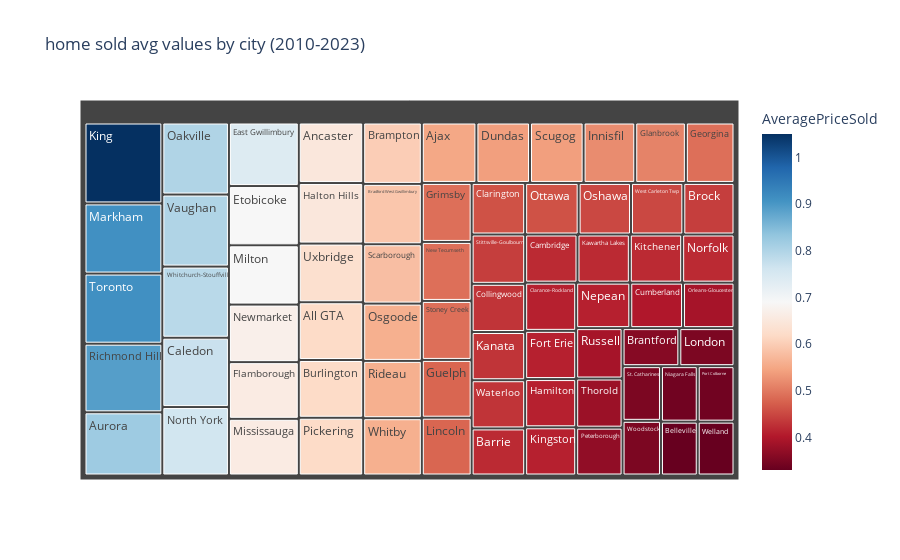

The cell this chart's notebook holds for it:
### Code cell
#creating Treemap visulization to find the most expensive city with highest avg house values
fig = px.treemap(max_avg_price_by_year, 
                 path=['MunicipalityName'],                    # Hierarchical path
                 values='AveragePriceSold',                    # Values to map
                 color='AveragePriceSold',                     # Color based on values
                 hover_data=['AveragePriceSold'],              # Hover data
                 color_continuous_scale='RdBu',     # Color scale
                 title='home sold avg values by city (2010-2023)')

# Show the plot
fig.show()

### Figure 1 — Plotly figure (JSON) as saved in the notebook; plotly's stock layout.template omitted (floating-point values rounded to 4 significant figures; data arrays with more than 128 entries replaced by an {"elided": "..."} marker saying what was removed)
{"data": [{"branchvalues": "total", "customdata": {"elided": "71x2 float values"}, "domain": {"x": [0, 1], "y": [0, 1]}, "hovertemplate": "labels=%{label}<br>AveragePriceSold_sum=%{value}<br>parent=%{parent}<br>id=%{id}<br>AveragePriceSold=%{color}<extra></extra>", "ids": ["Ajax", "All GTA", "Ancaster", "Aurora", "Barrie", "Belleville", "Bradford West Gwillimbury", "Brampton", "Brantford", "Brock", "Burlington", "Caledon", "Cambridge", "Clarance-Rockland", "Clarington", "Collingwood", "Cumberland", "Dundas", "East Gwillimbury", "Etobicoke", "Flamborough", "Fort Erie", "Georgina", "Glanbrook", "Grimsby", "Guelph", "Halton Hills", "Hamilton", "Innisfil", "Kanata", "Kawartha Lakes", "King", "Kingston", "Kitchener", "Lincoln", "London", "Markham", "Milton", "Mississauga", "Nepean", "New Tecumseth", "Newmarket", "Niagara Falls", "Norfolk", "North York", "Oakville", "Orleans-Gloucester", "Osgoode", "Oshawa", "Ottawa", "Peterborough", "Pickering", "Port Colborne", "Richmond Hill", "Rideau", "Russell", "Scarborough", "Scugog", "St. Catharines", "Stittsville-Goulbourn", "Stoney Creek", "Thorold", "Toronto", "Uxbridge", "Vaughan", "Waterloo", "Welland", "West Carleton Twp", "Whitby", "Whitchurch-Stouffville", "Woodstock"], "labels": ["Ajax", "All GTA", "Ancaster", "Aurora", "Barrie", "Belleville", "Bradford West Gwillimbury", "Brampton", "Brantford", "Brock", "Burlington", "Caledon", "Cambridge", "Clarance-Rockland", "Clarington", "Collingwood", "Cumberland", "Dundas", "East Gwillimbury", "Etobicoke", "Flamborough", "Fort Erie", "Georgina", "Glanbrook", "Grimsby", "Guelph", "Halton Hills", "Hamilton", "Innisfil", "Kanata", "Kawartha Lakes", "King", "Kingston", "Kitchener", "Lincoln", "London", "Markham", "Milton", "Mississauga", "Nepean", "New Tecumseth", "Newmarket", "Niagara Falls", "Norfolk", "North York", "Oakville", "Orleans-Gloucester", "Osgoode", "Oshawa", "Ottawa", "Peterborough", "Pickering", "Port Colborne", "Richmond Hill", "Rideau", "Russell", "Scarborough", "Scugog", "St. Catharines", "Stittsville-Goulbourn", "Stoney Creek", "Thorold", "Toronto", "Uxbridge", "Vaughan", "Waterloo", "Welland", "West Carleton Twp", "Whitby", "Whitchurch-Stouffville", "Woodstock"], "marker": {"coloraxis": "coloraxis", "colors": [0.55, 0.62, 0.65, 0.82, 0.42, 0.33, 0.59, 0.6, 0.36, 0.44, 0.62, 0.77, 0.42, 0.41, 0.46, 0.43, 0.4, 0.54, 0.74, 0.69, 0.66, 0.41, 0.49, 0.51, 0.49, 0.48, 0.65, 0.41, 0.52, 0.43, 0.42, 1.05, 0.41, 0.42, 0.48, 0.35, 0.91, 0.69, 0.66, 0.41, 0.49, 0.67, 0.34, 0.42, 0.76, 0.8, 0.39, 0.56, 0.45, 0.46, 0.37, 0.62, 0.34, 0.89, 0.56, 0.39, 0.58, 0.54, 0.35, 0.44, 0.49, 0.38, 0.91, 0.63, 0.8, 0.43, 0.33, 0.45, 0.56, 0.79, 0.35]}, "name": "", "parents": ["", "", "", "", "", "", "", "", "", "", "", "", "", "", "", "", "", "", "", "", "", "", "", "", "", "", "", "", "", "", "", "", "", "", "", "", "", "", "", "", "", "", "", "", "", "", "", "", "", "", "", "", "", "", "", "", "", "", "", "", "", "", "", "", "", "", "", "", "", "", ""], "type": "treemap", "values": [0.55, 0.62, 0.65, 0.82, 0.42, 0.33, 0.59, 0.6, 0.36, 0.44, 0.62, 0.77, 0.42, 0.41, 0.46, 0.43, 0.4, 0.54, 0.74, 0.69, 0.66, 0.41, 0.49, 0.51, 0.49, 0.48, 0.65, 0.41, 0.52, 0.43, 0.42, 1.05, 0.41, 0.42, 0.48, 0.35, 0.91, 0.69, 0.66, 0.41, 0.49, 0.67, 0.34, 0.42, 0.76, 0.8, 0.39, 0.56, 0.45, 0.46, 0.37, 0.62, 0.34, 0.89, 0.56, 0.39, 0.58, 0.54, 0.35, 0.44, 0.49, 0.38, 0.91, 0.63, 0.8, 0.43, 0.33, 0.45, 0.56, 0.79, 0.35]}], "layout": {"coloraxis": {"colorbar": {"title": {"text": "AveragePriceSold"}}, "colorscale": [[0, "rgb(103,0,31)"], [0.1, "rgb(178,24,43)"], [0.2, "rgb(214,96,77)"], [0.3, "rgb(244,165,130)"], [0.4, "rgb(253,219,199)"], [0.5, "rgb(247,247,247)"], [0.6, "rgb(209,229,240)"], [0.7, "rgb(146,197,222)"], [0.8, "rgb(67,147,195)"], [0.9, "rgb(33,102,172)"], [1, "rgb(5,48,97)"]]}, "legend": {"tracegroupgap": 0}, "title": {"text": "home sold avg values by city (2010-2023)"}}}
